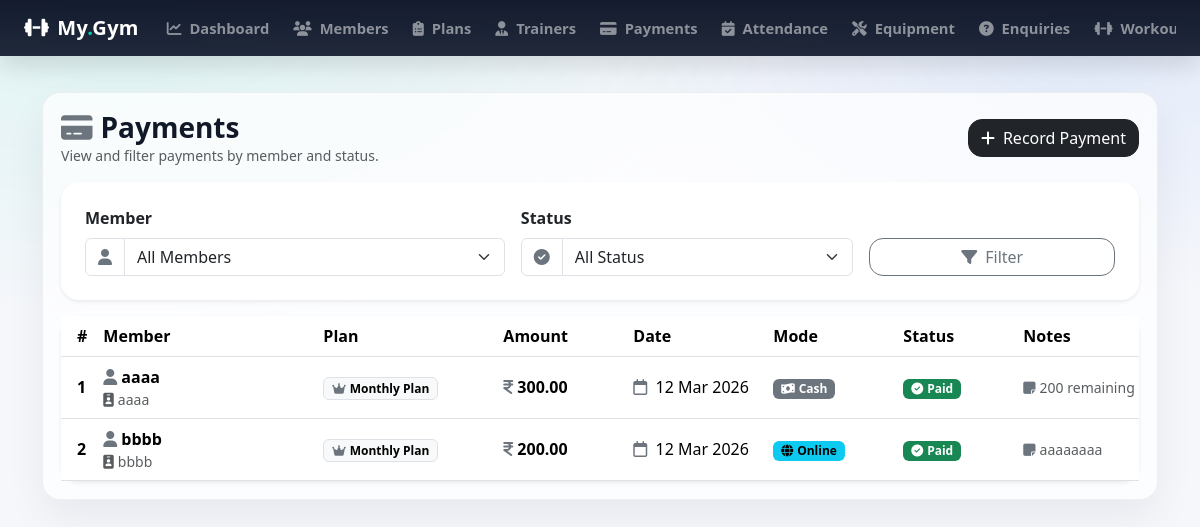
/admin_payments/ (signed in), run on the app's committed database.
### gymapp/models.py (models this page shows, shortened)
class Payment(models.Model):
    PAYMENT_MODE_CHOICES = (
        ('CASH', 'Cash'),
        ('ONLINE', 'Online'),
    )
    PAYMENT_STATUS_CHOICES = (
        ('PAID', 'Paid'),
        ('PENDING', 'Pending'),
    )
    member = models.ForeignKey(
        MemberProfile,on_delete=models.CASCADE, # If member is deleted, delete payment records
        related_name='payments' # Access payments via member.payments
    )
    plan = models.ForeignKey(
        MembershipPlan, on_delete=models.SET_NULL, # If plan is deleted, set to null
        null=True, blank=True,
        related_name='payments'  # Access payments via plan.payments
        )
    amount = models.DecimalField(max_digits=8, decimal_places=2) # e.g., 4549.99
    payment_date = models.DateField(default=timezone.now) # Date when payment was made
    mode = models.CharField(max_length=50, choices=PAYMENT_MODE_CHOICES) # e.g., Credit Card, Cash, etc.
    status = models.CharField(max_length=50, choices=PAYMENT_STATUS_CHOICES)
    notes = models.TextField(blank=True) # Optional field for any additional notes about the payment

class MemberProfile(models.Model):
    GENDER_CHOICES = (
        ('MALE', 'Male'),
        ('FEMALE', 'Female'),
        ('OTHER', 'Other'),
    )
    user = models.OneToOneField(
        settings.AUTH_USER_MODEL,
        on_delete=models.CASCADE, # Delete profile if user is deleted
        related_name='member_profile' # Access prlofile via user.member_profile
    )
    full_name = models.CharField(max_length=100, null=True, blank=True)
    mobile = models.BigIntegerField(null=True, blank=True)
    age = models.PositiveIntegerField(null=True, blank=True)
    gender = models.CharField(max_length=10, choices=GENDER_CHOICES, null=True, blank=True)
    address = models.TextField(blank=True)
    join_date = models.DateField(default=timezone.now)
    plan = models.ForeignKey(
        MembershipPlan, on_delete=models.SET_NULL, # If plan is deleted, set to null
        null=True, blank=True,
        related_name='members'  # Access members via plan.members
        )
    trainer = models.ForeignKey(
        Trainer, on_delete=models.SET_NULL, # If trainer is deleted, set to null
        null=True, blank=True,
        related_name='members'  # Access members via trainer.members
        )
    membership_start = models.DateField(null=True, blank=True)
    membership_end = models.DateField(null=True, blank=True)

class User(AbstractUser): #username, email, password, first_name, last_name are inherited from AbstractUser
    ROLE_CHOICES = [
        ('ADMIN', 'Admin'),
        ('MEMBER', 'Member'),
    ]
    role = models.CharField(max_length=20, choices=ROLE_CHOICES, default='MEMBER')

class MembershipPlan(models.Model):
    name = models.CharField(max_length=100)
    duration_months = models.PositiveIntegerField() #e.g., 1, 3, 6, 12 monts
    fee = models.DecimalField(max_digits=6, decimal_places=2) #e.g., 4549.99
    description = models.TextField(blank=True)

### gymapp/views.py (the view)
# urls.py: path('admin_payments/', admin_payments_list, name='admin_payments_list'),
@admin_required
def admin_payments_list(request):
    member_id = request.GET.get('member_id')
    status = request.GET.get('status')
    payments = Payment.objects.select_related('member', 'plan').all().order_by('-payment_date')
    if member_id:
        payments = payments.filter(member__id=member_id)
    if status in ['PENDING', 'PAID']:
        payments = payments.filter(status=status)
    members = MemberProfile.objects.all().order_by('full_name')
    return render(request, 'admin_payments_list.html', {'payments': payments, 'members': members, 'selected_member_id': member_id, 'selected_status': status})

### gymapp/views.py (called while the page is built)
def admin_required(view_func):
    @wraps(view_func)
    def wrapper(request, *args, **kwargs):
        if not request.user.is_authenticated or getattr(request.user, 'role', None) != 'ADMIN':
            messages.error(request, "You must be an admin to access this page.")
            return redirect('admin_login')
        return view_func(request, *args, **kwargs)
    return wrapper

### gymapp/templates/admin_payments_list.html (shortened to what this page needs)
{% extends 'base.html' %}
{% block content %}
<div class="d-flex flex-wrap justify-content-between align-items-center gap-2 mb-3">
    <div>
        <h3 class="mb-0 fw-bold">
            <i class="fa-solid fa-credit-card me-2 text-secondary"></i>Payments
        </h3>
        <div class="text-muted small">View and filter payments by member and status.</div>
    </div>
    <a href="{% url 'admin_payment_add' %}" class="btn btn-dark" style="border-radius:14px;">
        <i class="fa-solid fa-plus me-2"></i>Record Payment
    </a>
</div>
<div class="card border-0 shadow-sm mb-3" style="border-radius:18px;">
    <div class="card-body p-3 p-md-4">
        <form method="get" class="row g-3 align-items-end">
            <div class="col-12 col-md-5">
                <label class="form-label fw-semibold">Member</label>
                <div class="input-group">
                    <span class="input-group-text bg-white">
                        <i class="fa-solid fa-user text-secondary"></i>
                    </span>
                    <select name="member" class="form-select">
                        <option value="">All Members</option>
                    </select>
                </div>
            </div>
            <div class="col-12 col-md-4">
                <label class="form-label fw-semibold">Status</label>
                <div class="input-group">
                    <span class="input-group-text bg-white">
                        <i class="fa-solid fa-circle-check text-secondary"></i>
                    </span>
                    <select name="status" class="form-select">
                        <option value="">All Status</option>
                    </select>
                </div>
            </div>
            <div class="col-12 col-md-3">
                <button class="btn btn-outline-secondary w-100" style="border-radius:14px;">
                    <i class="fa-solid fa-filter me-2"></i>Filter
                </button>
            </div>
        </form>
    </div>
</div>
<div class="card border-0 shadow-sm" style="border-radius:18px;">
    <div class="card-body p-0">
        <div class="table-responsive">
            <table class="table table-hover align-middle mb-0">
                <thead style="background: rgba(15,23,42,.98); color:#fff;">
                <tr>
                    <th class="ps-3" style="width:60px;">#</th>
                    <th style="min-width:220px;">Member</th>
                    <th style="min-width:180px;">Plan</th>
                    <th style="min-width:130px;">Amount</th>
                    <th style="min-width:140px;">Date</th>
                    <th style="min-width:130px;">Mode</th>
                    <th style="min-width:120px;">Status</th>
                    <th style="min-width:280px;">Notes</th>
                </tr>
                </thead>
                <tbody>
                {% for p in payments %}
                    <tr>
                        <td class="ps-3 fw-semibold">{{ forloop.counter }}</td>
                        <td>
                            <div class="fw-semibold">
                                <i class="fa-solid fa-user me-1 text-secondary"></i>{{ p.member.full_name }}
                            </div>
                            <div class="small text-muted">
                                <i class="fa-solid fa-id-badge me-1"></i>{{ p.member.user.username }}
                            </div>
                        </td>
                        <td>
                            {% if p.plan %}
                                <span class="badge text-bg-light border">
                                    <i class="fa-solid fa-crown me-1 text-secondary"></i>{{ p.plan.name }}
                                </span>
                            {% else %}
                                <span class="text-muted">-</span>
                            {% endif %}
                        </td>
                        <td class="text-nowrap">
                            <span class="fw-bold">
                                <i class="fa-solid fa-indian-rupee-sign me-1 text-secondary"></i>{{ p.amount }}
                            </span>
                        </td>
                        <td class="text-nowrap">
                            {% if p.payment_date %}
                                <i class="fa-regular fa-calendar me-1 text-secondary"></i>
                                {{ p.payment_date|date:"d M Y" }}
                            {% else %}
                                <span class="text-muted">-</span>
                            {% endif %}
                        </td>
                        <td class="text-nowrap">
                            {% if p.mode == 'ONLINE' %}
                                <span class="badge text-bg-info">
                                    <i class="fa-solid fa-globe me-1"></i>{{ p.get_mode_display }}
                                </span>
                            {% else %}
                                <span class="badge text-bg-secondary">
                                    <i class="fa-solid fa-money-bill-wave me-1"></i>{{ p.get_mode_display }}
                                </span>
                            {% endif %}
                        </td>
                        <td class="text-nowrap">
                            {% if p.status == 'PAID' %}
                                <span class="badge text-bg-success">
                                    <i class="fa-solid fa-circle-check me-1"></i>Paid
                                </span>
                            {% else %}
                                <span class="badge text-bg-warning">
                                    <i class="fa-solid fa-clock me-1"></i>Pending
                                </span>
                            {% endif %}
                        </td>
                        <td>
                            {% if p.notes %}
                                <div class="small text-muted" style="max-width:520px; white-space:normal;">
                                    <i class="fa-solid fa-note-sticky me-1 text-secondary"></i>{{ p.notes }}
                                </div>
                            {% else %}
                                <span class="text-muted">-</span>
                            {% endif %}
                        </td>
                    </tr>
                {% endfor %}
                </tbody>
            </table>
        </div>
    </div>
</div>
{% endblock %}

### gymapp/templates/base.html (style rules this page uses)
:root { --brand: #00d1b2; --dark-2: #0f172a; --card: #ffffff; --muted: #6b7280; }
body { background: radial-gradient(1200px 600px at 10% 0%, rgba(0, 209, 178, .10), transparent 55%), radial-gradient(900px 450px at 90% 10%, rgba(59, 130, 246, .10), transparent 55%), #f6f7fb; color: #111827; }

### data on the page
Payment: member.full_name "aaaa", member.user.username "aaaa", plan.name "Monthly Plan", amount "300.00", payment_date "12 Mar 2026", mode "Cash", status "PAID" (drawn), notes "200 remaining"
Payment: member.full_name "bbbb", member.user.username "bbbb", plan.name "Monthly Plan", amount "200.00", payment_date "12 Mar 2026", mode "Online", status "PAID" (drawn), notes "aaaaaaaa"
